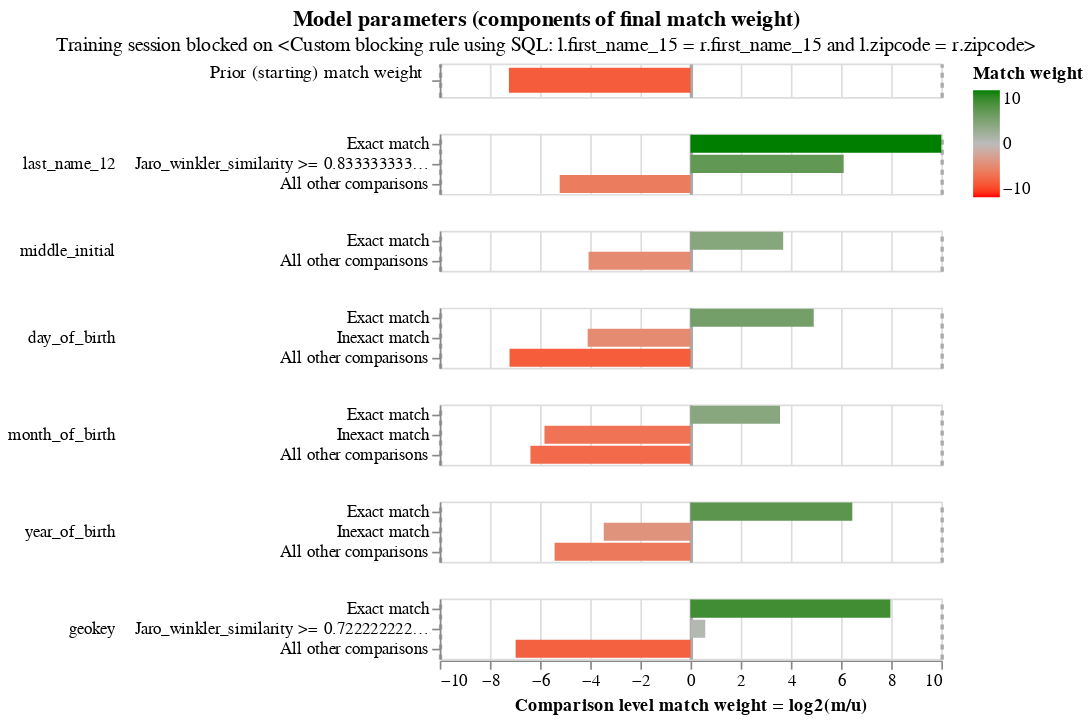

Notebook code cell kept with this figure:
### Code cell
em_session_1.match_weights_interactive_history_chart()
